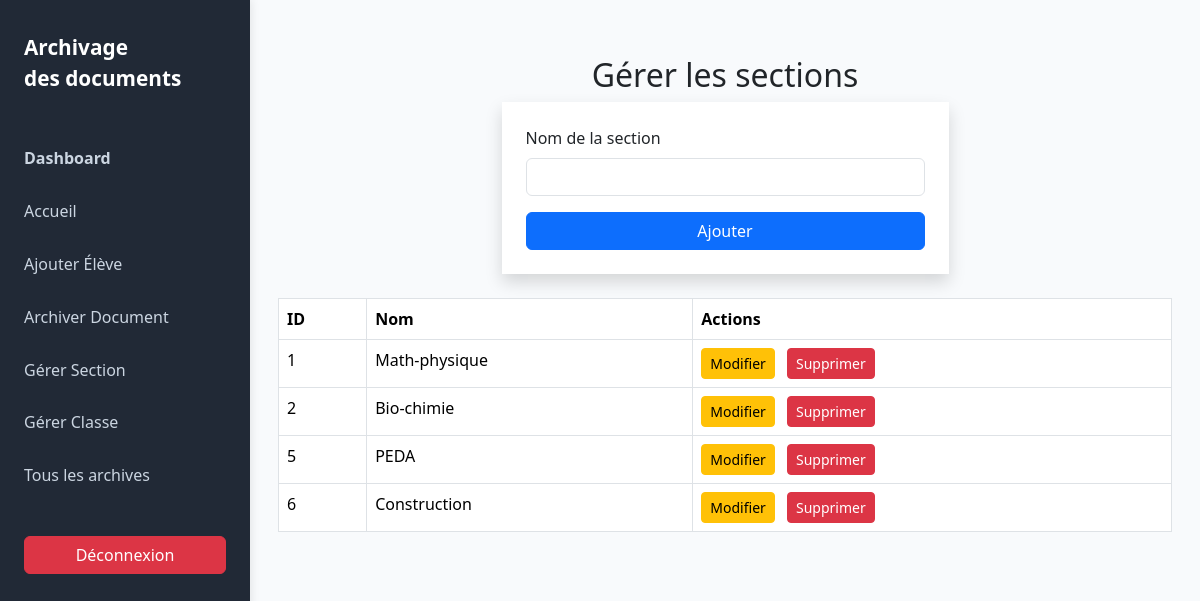
The app's page /gerer_section.php with its own data.
### tables this page shows
CREATE TABLE `section` (
  `idsection` int(11) NOT NULL,
  `nomsection` varchar(100) NOT NULL
);

### gerer_section.php (the view, shortened to what this page needs)
<?php
include 'config.php';
$sections = $pdo->query("SELECT * FROM section")->fetchAll();
?>
<!DOCTYPE html>
<html lang="fr">
<head>
    <link rel="stylesheet" href="./bootstrap-5.3.6-dist/css/bootstrap.min.css">
</head>
<body class="bg-light">
    <?php require_once('header.php'); ?>
    <div class="main-content">
    <div class="container mt-4">
        <h2 class="text-center">Gérer les sections</h2>
        <form method="POST" class="mb-4 w-50 mx-auto p-4 shadow bg-white">
            <div class="mb-3">
                <label class="form-label">Nom de la section</label>
                <input type="text" name="nomsection" class="form-control" required>
            </div>
            <button type="submit" class="btn btn-primary w-100">Ajouter</button>
        </form>
        <table class="table table-bordered bg-white">
            <thead>
                <tr>
                    <th>ID</th>
                    <th>Nom</th>
                    <th>Actions</th>
                </tr>
            </thead>
            <tbody>
                <?php foreach ($sections as $section) { ?>
                    <tr>
                        <td><?= $section["idsection"] ?></td>
                        <td><?= htmlspecialchars($section["nomsection"]) ?></td>
                        <td>
                            <a href="modifier_section.php?idsection=<?= $section["idsection"] ?>" class="btn btn-warning btn-sm me-2">Modifier</a>
                            <a href="?delete=<?= $section["idsection"] ?>" class="btn btn-danger btn-sm" onclick="return confirm('Supprimer cette section ?')">Supprimer</a>
                        </td>
                    </tr>
                <?php } ?>
            </tbody>
        </table>
    </div>
    </div>
</body>
</html>

### header.php (style rules this page uses)
.main-content { margin-left: 250px; padding: 2rem 1rem 1rem 1rem; min-height: 100vh; background: #f8fafc; }

### records on screen
section: idsection "1", nomsection "Math-physique"
section: idsection "2", nomsection "Bio-chimie"
section: idsection "5", nomsection "PEDA"
section: idsection "6", nomsection "Construction"
